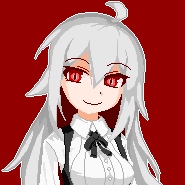
#> input picture pixel-pallet/20171208.png, 185 x 185 px
$ python -i main.py   (imports and definitions only)
#> lines starting #> are read from the running program, lines starting #| are printed output that depends on the picture
#import cv2
#from matplotlib import pyplot as plt
import numpy as np
from PIL import Image, ImageDraw
import scipy.cluster
import sys
from PySide6.QtWidgets import QApplication, QLabel


def main():
    num = 4
    imgpath = '20171208.png'
    # imgpath = 'b5fb1ea03d347b5a.jpeg'
    colors = kmeans_process(imgpath, num)

    im = Image.open(imgpath).convert("RGB")
    draw = ImageDraw.Draw(im)
    palletsize = im.width / (num*2)
    for i in range(num):
        draw.rectangle((i*palletsize, 0, (i+1)*palletsize, palletsize), fill=tuple(colors[i]))
    im.save('out.png')

    # for i in range(num):
    #     light = im.getpixel(i*50, 0)
    #     im.putpixel
    app = QApplication(sys.argv)
    label = QLabel("Hello World")
    label.show()
    sys.exit(app.exec_())


def kmeans_process(imgpath, n_cluster):
#> called with imgpath = '20171208.png', n_cluster = 4
    samplesize = 100

    img = Image.open(imgpath).convert("RGB")
#> img is the input picture: PIL image 185x185 RGB; mean R, G, B 177.6, 105.7, 104.8
    if img.width > samplesize or img.height > samplesize:
        img = img.resize((samplesize, samplesize), Image.NEAREST)
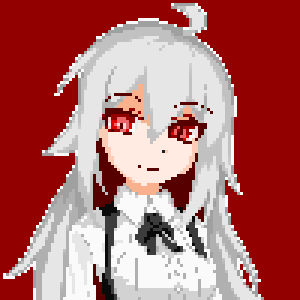
#> img: PIL image 100x100 RGB (shown 3 times larger); mean R, G, B 177.5, 105.4, 104.5

    color_arr = np.array(img)
    w_size, h_size, n_color = color_arr.shape
#> w_size = 100; h_size = 100; n_color = 3
    color_arr = color_arr.reshape(w_size * h_size, n_color)
    color_arr = color_arr.astype(float)

    codebook, distortion = scipy.cluster.vq.kmeans(color_arr, n_cluster)  # クラスタ中心
#> codebook = [[237.3, 234.1, 232.6], [67.46, 18.74, 18.74], [147.2, 0, 0], [185.2, 178.8, 176.4]]; distortion = 13.26
    code, _ = scipy.cluster.vq.vq(color_arr, codebook)  # 各データがどのクラスタに属しているか
#> code = 10000 values, max 3 at index 158, min 0 at index 157, mean 1.45

    n_data = []  # 各クラスタのデータ数
    for n in range(n_cluster):
        n_data.append(len([x for x in code if x == n]))
#> after the loop, n_data = [3233, 609, 4560, 1598]

    desc_order = np.argsort(n_data)[::-1]  # データ数が多い順
#> desc_order = [2, 0, 3, 1]

    return [codebook[elem].astype(int) for elem in desc_order]


class Pallet:
    pallet = np.zeros((1, 1))

    def __init__(self, num):
        self.pallet = np.zeros((num, 3))

    def getPalletFromImage(image):
        print()

    def setPallete(index, rgbcolor):
        print()

    def reloadPallete():
        print()

    @property
    def getPallet(self, index):
        return self.pallet[index]


class PalleteChanger:

    def __init__(self, pallet):
        self.pallet = pallet

    def generatePallete(self, num):
        self.pallet = np.zeros(num, 3)


# [2 lines not run here, left out]

>>> result = main()
#> in main, `colors = kmeans_process(imgpath, num)`: colors = [[147, 0, 0], [237, 234, 232], [185, 178, 176], [67, 18, 18]]
#> in main, `im.save('out.png')`:
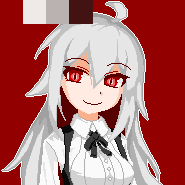
#> saved as out.png: PIL image 185x185 RGB; mean R, G, B 178, 111.1, 110.2
#> (the run stopped early here; a loop or call above may not have finished)
